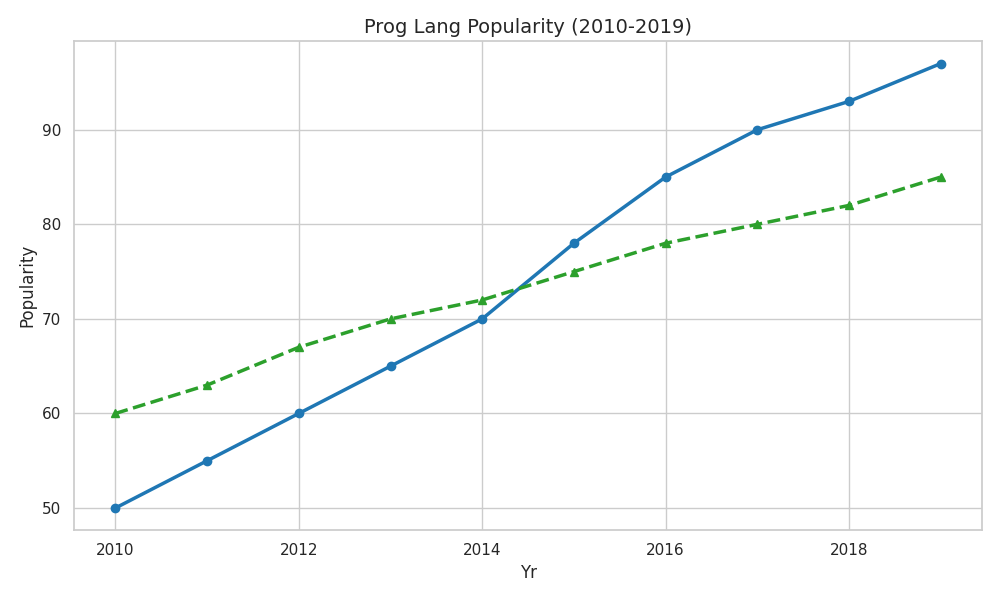

Write the Python code that produced this figure.
import matplotlib.pyplot as plt
import numpy as np

years = np.arange(2010, 2020)
python_popularity = np.array([50, 55, 60, 65, 70, 78, 85, 90, 93, 97])
javascript_popularity = np.array([60, 63, 67, 70, 72, 75, 78, 80, 82, 85])

fig, ax = plt.subplots(figsize=(10, 6))

ax.plot(years, python_popularity, color='tab:blue', marker='o', linewidth=2.5, linestyle='-')
ax.plot(years, javascript_popularity, color='tab:green', marker='^', linewidth=2.5, linestyle='--')

ax.set_xlabel('Yr', fontsize=12)
ax.set_ylabel('Popularity', fontsize=12)
ax.set_title('Prog Lang Popularity (2010-2019)', fontsize=14)

plt.tight_layout()
plt.show()
